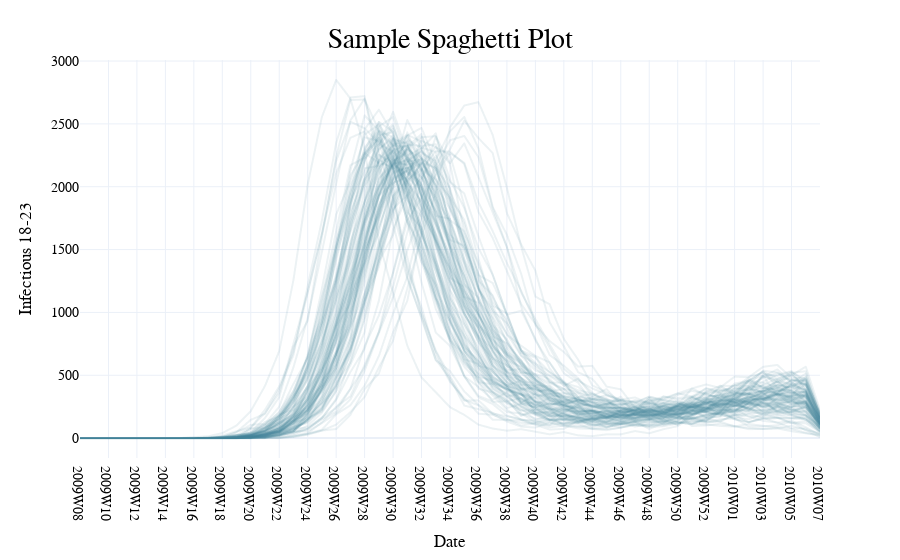

Notebook code cell kept with this figure:
### Markdown cell above
## Updating the title, axes, and legend
Full documentation for mofidying the axes can be found [here](https://plotly.com/python/axes/#2d-cartesian-axis-types-and-autodetection).

### Code cell
# the axis titles can be changed with the xaxis_title and yaxis_title parameters of update_layout. 
fig.update_layout(xaxis_title='Date',
                  yaxis_title='Infectious 18-23')

# the plot title can be set with the title_text keyword.
fig.update_layout(title_text='Sample Spaghetti Plot')

# the legend can be toggled on or off by setting the showlegend keyword to True or False.
fig.update_layout(showlegend=False)
fig
